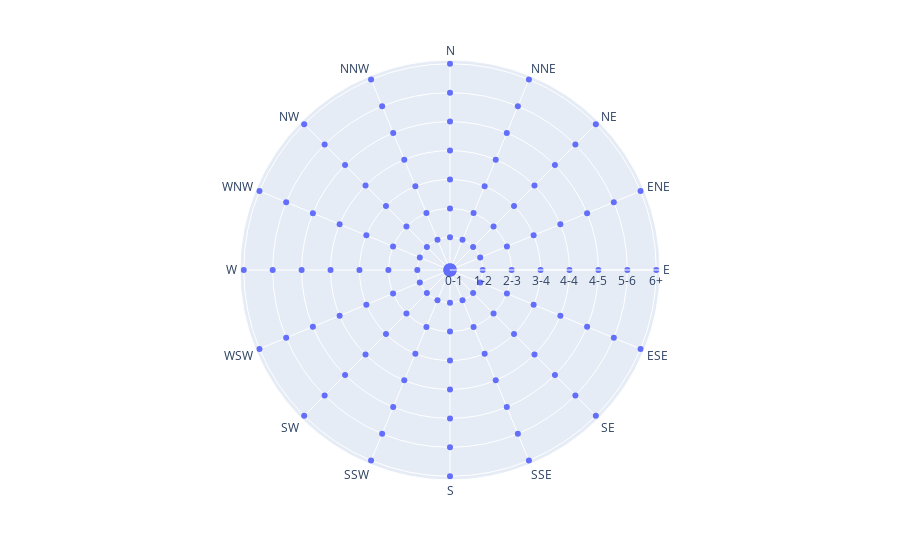

Notebook source saved alongside this figure:
### Code cell
# Create a scatter plot on a polar graphic
px.scatter_polar(data_frame=wind, r="strength", theta="direction")

### Figure 1 — Plotly figure (JSON) as saved in the notebook; plotly's stock layout.template omitted (floating-point values rounded to 4 significant figures)
{"data": [{"hovertemplate": "strength=%{r}<br>direction=%{theta}<extra></extra>", "legendgroup": "", "marker": {"color": "#636efa", "symbol": "circle"}, "mode": "markers", "name": "", "r": ["0-1", "0-1", "0-1", "0-1", "0-1", "0-1", "0-1", "0-1", "0-1", "0-1", "0-1", "0-1", "0-1", "0-1", "0-1", "0-1", "1-2", "1-2", "1-2", "1-2", "1-2", "1-2", "1-2", "1-2", "1-2", "1-2", "1-2", "1-2", "1-2", "1-2", "1-2", "1-2", "2-3", "2-3", "2-3", "2-3", "2-3", "2-3", "2-3", "2-3", "2-3", "2-3", "2-3", "2-3", "2-3", "2-3", "2-3", "2-3", "3-4", "3-4", "3-4", "3-4", "3-4", "3-4", "3-4", "3-4", "3-4", "3-4", "3-4", "3-4", "3-4", "3-4", "3-4", "3-4", "4-4", "4-4", "4-4", "4-4", "4-4", "4-4", "4-4", "4-4", "4-4", "4-4", "4-4", "4-4", "4-4", "4-4", "4-4", "4-4", "4-5", "4-5", "4-5", "4-5", "4-5", "4-5", "4-5", "4-5", "4-5", "4-5", "4-5", "4-5", "4-5", "4-5", "4-5", "4-5", "5-6", "5-6", "5-6", "5-6", "5-6", "5-6", "5-6", "5-6", "5-6", "5-6", "5-6", "5-6", "5-6", "5-6", "5-6", "5-6", "6+", "6+", "6+", "6+", "6+", "6+", "6+", "6+", "6+", "6+", "6+", "6+", "6+", "6+", "6+", "6+"], "showlegend": false, "subplot": "polar", "theta": ["N", "NNE", "NE", "ENE", "E", "ESE", "SE", "SSE", "S", "SSW", "SW", "WSW", "W", "WNW", "NW", "NNW", "N", "NNE", "NE", "ENE", "E", "ESE", "SE", "SSE", "S", "SSW", "SW", "WSW", "W", "WNW", "NW", "NNW", "N", "NNE", "NE", "ENE", "E", "ESE", "SE", "SSE", "S", "SSW", "SW", "WSW", "W", "WNW", "NW", "NNW", "N", "NNE", "NE", "ENE", "E", "ESE", "SE", "SSE", "S", "SSW", "SW", "WSW", "W", "WNW", "NW", "NNW", "N", "NNE", "NE", "ENE", "E", "ESE", "SE", "SSE", "S", "SSW", "SW", "WSW", "W", "WNW", "NW", "NNW", "N", "NNE", "NE", "ENE", "E", "ESE", "SE", "SSE", "S", "SSW", "SW", "WSW", "W", "WNW", "NW", "NNW", "N", "NNE", "NE", "ENE", "E", "ESE", "SE", "SSE", "S", "SSW", "SW", "WSW", "W", "WNW", "NW", "NNW", "N", "NNE", "NE", "ENE", "E", "ESE", "SE", "SSE", "S", "SSW", "SW", "WSW", "W", "WNW", "NW", "NNW"], "type": "scatterpolar"}], "layout": {"legend": {"tracegroupgap": 0}, "margin": {"t": 60}, "polar": {"angularaxis": {"direction": "clockwise", "rotation": 90}, "domain": {"x": [0, 1], "y": [0, 1]}}}}
